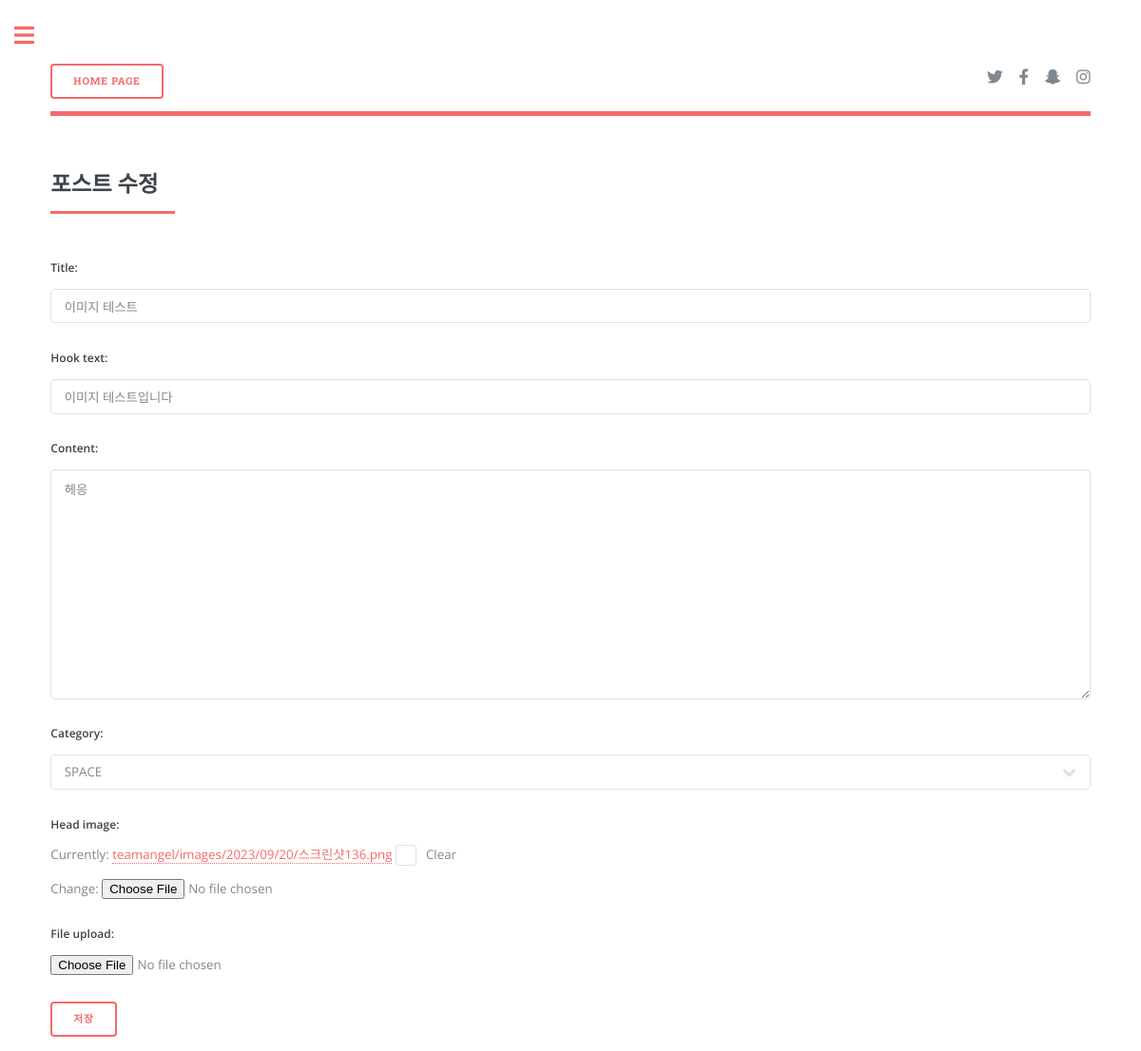
Page /teamangel/update_post/10/ (signed in) on the committed database.
### teamangel/models.py (models this page shows, shortened)
class Post(models.Model):
    title = models.CharField(max_length=30)
    hook_text = models.CharField(max_length=100, blank=True)
    content = models.TextField()
    head_image = models.ImageField(upload_to='teamangel/images/%Y/%m/%d', blank=True)  # 이미지 폴더 지정하기
    file_upload = models.FileField(upload_to='teamangel/files/%Y/%m/%d', blank=True)  # 포스트에 파일 올리기
    created_at = models.DateTimeField(auto_now_add=True)
    updated_at = models.DateTimeField(auto_now=True)
    author = models.ForeignKey(User, null=True, on_delete=models.SET_NULL)
    category = models.ForeignKey(Category, null=True, blank=True, on_delete=models.SET_NULL)

### teamangel/views.py (the view)
# urls.py: path('update_post/<int:pk>/', views.PostUpdate.as_view()),
class PostUpdate(LoginRequiredMixin, UpdateView):
    model = Post
    fields = ['title', 'hook_text', 'content', 'category', 'head_image', 'file_upload']
    template_name = 'teamangel/post_update_form.html'
    def dispatch(self, request, *args, **kwargs):
        if request.user.is_authenticated and request.user == self.get_object().author:
            return super(PostUpdate, self).dispatch(request, *args, **kwargs)
        else:
            raise PermissionDenied  # 포스트작성자마 수정할수있는 코드

### teamangel/models.py (called while the page is built)
    def __str__(self):
        return self.name

### teamangel/templates/teamangel/post_update_form.html (shortened to what this page needs)
<!DOCTYPE html>
{% load static %}
<html lang="ko">
<head>
    <link rel="stylesheet" href="{% static 'teamangel/assets/css/main.css' %}" media="screen">
</head>
<body class="is-preload">
    <div id="wrapper">
        <div id="main">
            <div class="inner">
               <header id="header">
                    <nav>
					  <a href="/teamangel/" class="button">Home Page</a>
					</nav>
                    <ul class="icons">
                        <li><a href="https://twitter.com/" class="icon brands fa-twitter"><span class="label">Twitter</span></a></li>
                        <li><a href="https://www.facebook.com/" class="icon brands fa-facebook-f"><span class="label">Facebook</span></a></li>
                        <li><a href="https://www.snapchat.com/" class="icon brands fa-snapchat-ghost"><span class="label">Snapchat</span></a></li>
                        <li><a href="https://www.instagram.com/" class="icon brands fa-instagram"><span class="label">Instagram</span></a></li>
                    </ul>
                </header>
                <section>
                    <header class="major">
                        <h2>포스트 수정</h2>
                    </header>
                    <div class="content">
                        <form method="post" enctype="multipart/form-data">
						  {{ form.as_p }}
						  <button type="submit">저장</button>
						</form>
                    </div>
                </section>
            </div>
        </div>
    </div>
</body>
</html>

### rows in the picture
Post: title "이미지 테스트", hook_text "이미지 테스트입니다", content "헤응", category "SPACE"
